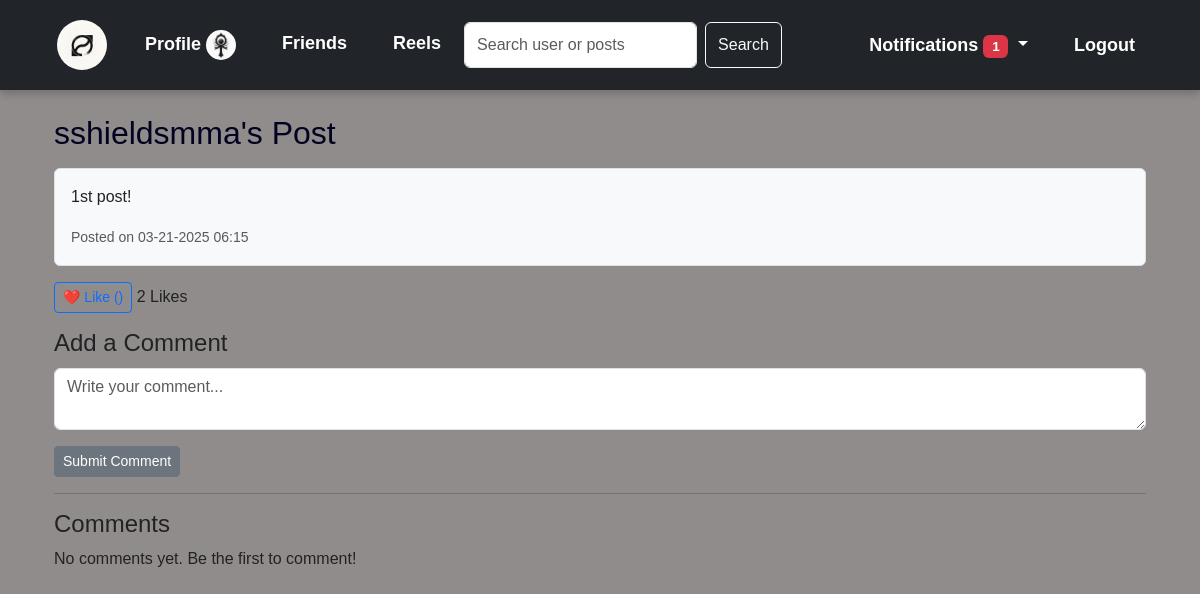
The app's page /post/1 (signed in) with its own data.
### app/models.py (models this page shows, shortened)
class User(db.Model, UserMixin):
    id = db.Column(db.Integer, primary_key=True)
    email = db.Column(db.String(120), unique=True, nullable=False)
    first_name = db.Column(db.String(120), nullable=False)
    last_name = db.Column(db.String(120), nullable=False)
    username = db.Column(db.String(120), nullable=False)
    password = db.Column(db.String(255), nullable=False)
    date_of_birth = db.Column(db.Date, nullable=False)
    bio = db.Column(db.Text, nullable=True, default="Hi")
    profile_picture = db.Column(db.String(255), default='/static/default_profile.png')
    friends = db.relationship(
        'User',
        secondary=friends_table,
        primaryjoin=(friends_table.c.user_id == id),
        secondaryjoin=(friends_table.c.friend_id == id),
        backref=db.backref('friend_list', lazy='dynamic'),
        lazy='dynamic'
    )

class Post(db.Model):
    id = db.Column(db.Integer, primary_key=True)
    title = db.Column(db.String(100), nullable=True)
    content = db.Column(db.Text, nullable=False)
    date_posted = db.Column(db.DateTime, default=datetime.utcnow)
    user_id = db.Column(db.Integer, db.ForeignKey('user.id'), nullable=False)
    likes = db.Column(db.Integer, default=0, nullable=False)
    comments = db.Column(db.Text, nullable=True)
    views = db.Column(db.Integer, default=0)
    comments = db.relationship('Comment', backref='post', lazy=True)
    user = db.relationship('User', backref='posts', lazy=True)

### app/routes/main.py (the view)
@main.route('/post/<int:post_id>')
def post(post_id):
    post = Post.query.get_or_404(post_id)
    return render_template('post.html', post=post, user=current_user)

### app/models.py (called while the page is built)
@login_manager.user_loader
def load_user(user_id):
    return User.query.get(int(user_id))

### app/routes/main.py (called while the page is built)
@main.context_processor
def inject_notifications():
    if current_user.is_authenticated:
        pending_requests = FriendRequest.query.filter_by(receiver_id=current_user.id, status='pending').all()
    else:
        pending_requests = []
    return dict(pending_requests=pending_requests)

### app/templates/post.html (shortened to what this page needs)
{% extends "layout.html" %}
{% block content %}
<div class="container mt-4">
    <h2>
        <a href="{{ url_for('users.profile', user_id=post.user.id) }}" style="color: rgb(2, 2, 32);">
            {{ post.user.username }}'s Post
        </a>
    </h2>
    <div class="post-container p-3 my-3 border rounded bg-light">
        <p>{{ post.content }}</p>
        <small class="text-muted">Posted on {{ post.date_posted.strftime('%m-%d-%Y %H:%M') }}</small>
    </div>
    <div class="mb-3">
        <form action="{{ url_for('main.like_post', post_id=post.id) }}" method="post" style="display: inline;">
            <button type="submit" class="btn btn-outline-primary btn-sm">❤️ Like ({{ likes_count }})</button>
            <span>{{ post.likes }} Likes</span>
        </form>
    </div>
    <h4>Add a Comment</h4>
    <form action="{{ url_for('main.comment_post', post_id=post.id) }}" method="post">
        <div class="mb-3">
            <textarea name="comment_content" class="form-control" rows="2" placeholder="Write your comment..." required></textarea>
        </div>
        <button type="submit" class="btn btn-secondary btn-sm">Submit Comment</button>
    </form>
    <hr>
    <h4>Comments</h4>
    {% if comments %}
        <ul class="list-group">
            {% for comment in comments %}
                <li class="list-group-item">
                    <strong>{{ comment.user.username }}</strong>: {{ comment.content }}
                    <br>
                    <small class="text-muted">{{ comment.date_posted.strftime('%m-%d-%Y %H:%M') }}</small>
                </li>
            {% endfor %}
        </ul>
    {% else %}
        <p>No comments yet. Be the first to comment!</p>
    {% endif %}
</div>
{% endblock %}

### app/templates/navbar.html (shortened to what this page needs)
<nav class="navbar navbar-expand-lg navbar-dark bg-dark">
    <div class="container">
        <a class="navbar-brand" href="{{ url_for('main.index') }}">
            <img src="{{ url_for('static', filename='images/logo.png') }}" width="30" height="30" class="d-inline-block align-top" alt="">
        </a>
        <div class="collapse navbar-collapse" id="navbarNav">
            <ul class="navbar-nav me-auto">
                {% if current_user.is_authenticated %}
                <li class="nav-item">
                    <a class="nav-link" href="{{ url_for('users.profile', user_id=current_user.id) }}">
                        Profile <img src="{{ url_for('static', filename='images/profile_pics/' + current_user.profile_picture) }}?v={{ current_user.id }}" alt="Profile Picture"
                        style="width: 30px; height: 30px; border-radius: 50%;" >
                    </a>
                </li>
                {% if current_user.is_authenticated %}
                <li class="nav-item">
                    <a class="nav-link" href="{{ url_for('users.friends_list', user_id=current_user.id) }}">Friends</a>
                </li>
                {% endif %}
                <li class="nav-item">
                    <a class="nav-link" href="{{ url_for('reels.get_reels') }}">Reels</a>
                </li>
                <form class="d-flex ms-auto" action="{{ url_for('main.search') }}" method="get">
                    <input class="form-control me-2" type="search" name="query" placeholder="Search user or posts" aria-label="Search">
                    <button class="btn btn-outline-light" type="submit">Search</button>
                </form>
            </ul>
            <ul class="navbar-nav">
                <li class="nav-item dropdown">
                    <a class="nav-link dropdown-toggle" href="#" id="navbarDropdown" role="button" data-bs-toggle="dropdown" aria-expanded="false">
                        Notifications <span class="badge bg-danger">{{ pending_requests|length }}</span>
                    </a>
                        {% if pending_requests %}
                            {% for request in pending_requests %}
                                </li>
                            {% endfor %}
                        {% else %}
                            <li class="dropdown-item">No new friend requests</li>
                        {% endif %}
                    </ul>
                <li class="nav-item">
                    <a class="nav-link" href="{{ url_for('auth.logout') }}">Logout</a>
                </li>
                {% endif %}
        </div>
    </div>
</nav>

### app/static/styles.css (style rules this page uses)
body { font-family: 'Arial', sans-serif; background-color: #918c8c; margin: 0; padding: 0; color: #222; }
a { text-decoration: none; color: #C9A227; }
.navbar { background-color: black; padding: 15px 20px; display: flex; justify-content: space-between; align-items: center; box-shadow: 0 4px 8px rgba(0, 0, 0, 0.2); }
.navbar a { color: white; font-weight: bold; font-size: 18px; margin: 0 15px; }
.navbar-brand img { width: 50px; height: 50px; border-radius: 50%; }
input[type="text"], input[type="email"], input[type="password"], textarea { width: 100%; padding: 10px; margin: 10px 0; border-radius: 5px; border: 1px solid #ccc; background: #f9f9f9; }

### records on screen
User: profile_picture (picture)
User: user.username "sshieldsmma"
Post: content "1st post!", date_posted "03-21-2025 06:15", likes "2"

### other values on screen
{{ pending_requests|length }} "1"
